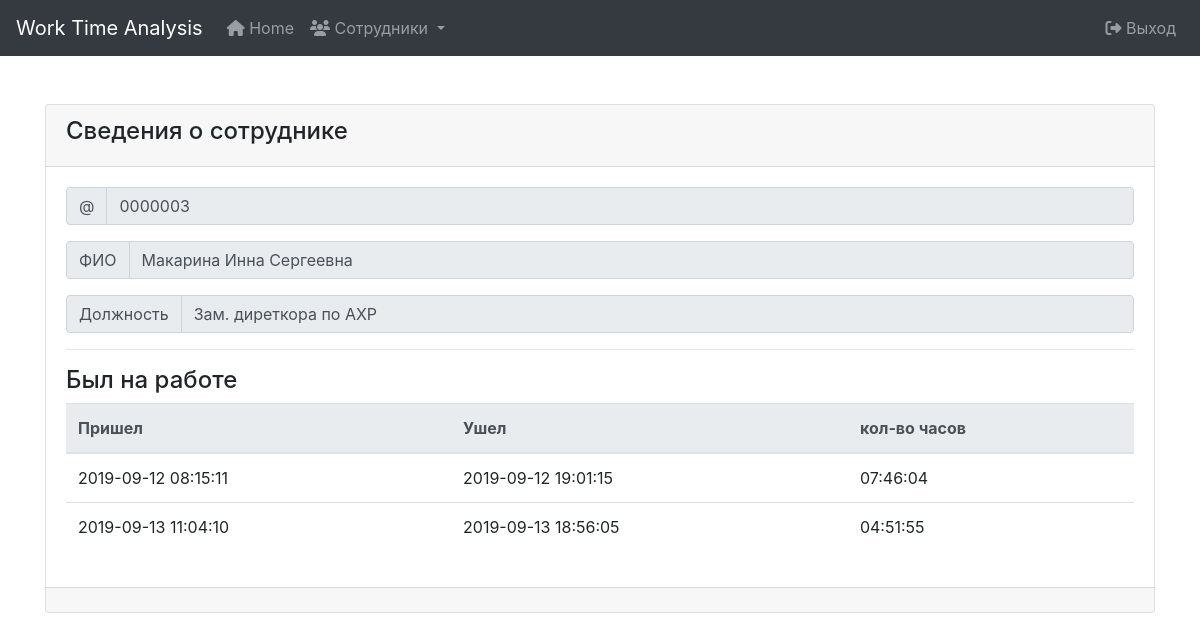
Page /workers/view?id=0000003 (signed in) on the committed database.
### tables this page shows
CREATE TABLE `workers` (
  `id` int(7) UNSIGNED ZEROFILL NOT NULL,
  `fio` char(70) NOT NULL,
  `position` int(5) UNSIGNED ZEROFILL NOT NULL
);

CREATE TABLE `position` (
  `id` int(5) UNSIGNED ZEROFILL NOT NULL,
  `name` char(50) NOT NULL
);

CREATE TABLE `journal` (
  `id` int(10) UNSIGNED ZEROFILL NOT NULL,
  `worker` int(7) UNSIGNED ZEROFILL NOT NULL DEFAULT 0000000,
  `ardate` datetime DEFAULT NULL,
  `oudate` datetime DEFAULT NULL
);

### workers/view/index.php (the view, shortened to what this page needs)
<!doctype html>
<html lang="ru">
<head>
    <link rel="stylesheet" href="../../vendors/bootstrap/dist/css/bootstrap.min.css">
    <link rel="stylesheet" href="../../css/style.css">
</head>
<body>
<nav class="navbar navbar-expand-lg navbar-dark bg-dark">
    <a class="navbar-brand" href="/">Work Time Analysis</a>
    <div class="collapse navbar-collapse" id="navbarSupportedContent">
        <ul class="navbar-nav mr-auto">
            <li class="nav-item">
                <a class="nav-link" href="/main"><i class="fas fa-home"></i></span> Home</a>
            </li>
            <li class="nav-item dropdown">
                <a class="nav-link dropdown-toggle" href="#" id="navbarDropdown" role="button" data-toggle="dropdown" aria-haspopup="true" aria-expanded="false">
                    <span><i class="fas fa-users"></i></span> Сотрудники
                </a>
            </li>
        </ul>
    </div>
    <div class="form-inline my-2 my-lg-0">
        <ul class="navbar-nav">
            <li class="nav-item">
                <a class="nav-link" href="../../main/logout/"><span><i class="fas fa-sign-out-alt"></i></span> Выход</a>
            </li>
        </ul>
    </div>
</nav>
<div class="container mt-5">
    <div class="card">
        <?php
        require_once '../../mods/Database.php';
        $db = new Database();
        $res = $db->get_info_worker($_GET['id']);
        ?>
        <div class="card-header"><h4>Сведения о сотруднике</h4></div>
        <div class="card-body">
            <div class="input-group mb-3">
                <div class="input-group-prepend">
                    <span class="input-group-text" id="basic-addon1">@</span>
                </div>
                <input type="text" class="form-control disabled" placeholder="ID сотрудника" aria-label="Username" aria-describedby="basic-addon1" value="<?php echo $res[0]['id']?>" readonly>
            </div>
            <div class="input-group mb-3">
                <div class="input-group-prepend">
                    <span class="input-group-text">ФИО</span>
                </div>
                <input type="text" aria-label="First name" class="form-control" value="<?php echo $res[0]['fio']?>" readonly>
            </div>
            <div class="input-group mb-3">
                <div class="input-group-prepend">
                    <span class="input-group-text" id="basic-addon1">Должность</span>
                </div>
                <input type="text" class="form-control disabled" aria-label="position" aria-describedby="basic-addon1" value="<?php echo $res[0]['name']?>" readonly>
            </div>
            <hr>
            <div class="input-group">
                <h4>Был на работе</h4>
                <? echo $res['table'];?>
            </div>
        </div>
        <div class="card-footer">
        </div>
    </div>
</div>
</body>
</html>

### mods/Database.php (shortened to what this page needs)
<?php
class Database
{
    public $db;
    public function __construct()
    {
        if(empty($this->db))
        {
            try{
                $this->db = new PDO(DB_DSN,DB_USER,DB_PASSWD,DB_OPT);
                return $this->db;
            } catch (PDOException $ex) {
                $this->errorInfo = '<div class="alert alert-danger">'.$ex->getMessage().'</div>';
            }
        } else {
          return $this->db;
        }
    }
    public function get_info_worker($w_id)
    {
        $sth = $this->db->prepare('SELECT wor.id, fio, pos.name FROM workers AS wor, position as pos WHERE wor.position = pos.id and wor.id = :id');
        $sth->execute(array(':id'=>$w_id));
        $res1 = $sth->fetchAll();
        $res2 = $this->get_journal_worker($w_id);
        return array_merge($res1,$res2);
    }
    private function get_journal_worker($w_id)
    {
        $sth = $this->db->prepare('SELECT ardate, oudate from journal where worker = :id');
        $sth->execute(array(':id'=>$w_id));
        if($sth->rowCount()>0){
            $table = '<table class="table table-hover"><thead class="thead-light"><tr><th>Пришел</th><th>Ушел</th><th>кол-во часов</th></tr></thead><tbody>';
            foreach ($sth->fetchAll() as $row){
                $table .= '<tr><td>'.$row['ardate'].'</td><td>'.$row['oudate'].'</td><td>'.date('H:i:s',strtotime($row['oudate'])-strtotime($row['ardate'])-10800).'</td></tr>';
            }
            $table .= '</tbody></table>';
            return array('table'=>$table);
        } else return array('table'=>'<div class="alert alert-warning">Информации нету!</div>');
    }
}

### rows in the picture
workers: id "0000003", fio "Макарина Инна Сергеевна", name "Зам. диреткора по АХР"
journal: ardate "2019-09-12 08:15:11", oudate "2019-09-12 19:01:15", oudate+ardate "07:46:04"
journal: ardate "2019-09-13 11:04:10", oudate "2019-09-13 18:56:05", oudate+ardate "04:51:55"
